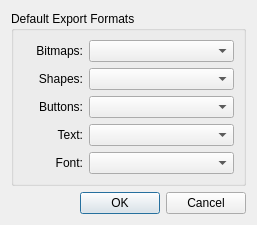
<?xml version="1.0" encoding="UTF-8"?>
<ui version="4.0">
 <class>SettingsDialog</class>
 <widget class="QDialog" name="SettingsDialog">
  <property name="geometry">
   <rect>
    <x>0</x>
    <y>0</y>
    <width>257</width>
    <height>208</height>
   </rect>
  </property>
  <property name="windowTitle">
   <string>Swiff Spy Settings</string>
  </property>
  <layout class="QVBoxLayout" name="verticalLayout">
   <item>
    <widget class="QGroupBox" name="gbDefaultExportFormats">
     <property name="title">
      <string>Default Export Formats</string>
     </property>
     <layout class="QGridLayout" name="gridLayout">
      <item row="0" column="0">
       <widget class="QLabel" name="lblBitmap">
        <property name="minimumSize">
         <size>
          <width>60</width>
          <height>0</height>
         </size>
        </property>
        <property name="text">
         <string>Bitmaps:</string>
        </property>
        <property name="alignment">
         <set>Qt::AlignRight|Qt::AlignTrailing|Qt::AlignVCenter</set>
        </property>
       </widget>
      </item>
      <item row="0" column="1">
       <widget class="QComboBox" name="cbBitmapFormat">
        <property name="sizePolicy">
         <sizepolicy hsizetype="Expanding" vsizetype="Fixed">
          <horstretch>0</horstretch>
          <verstretch>0</verstretch>
         </sizepolicy>
        </property>
       </widget>
      </item>
      <item row="1" column="0">
       <widget class="QLabel" name="lblShapes">
        <property name="minimumSize">
         <size>
          <width>60</width>
          <height>0</height>
         </size>
        </property>
        <property name="text">
         <string>Shapes:</string>
        </property>
        <property name="alignment">
         <set>Qt::AlignRight|Qt::AlignTrailing|Qt::AlignVCenter</set>
        </property>
       </widget>
      </item>
      <item row="1" column="1">
       <widget class="QComboBox" name="cbShapeFormat">
        <property name="sizePolicy">
         <sizepolicy hsizetype="Expanding" vsizetype="Fixed">
          <horstretch>0</horstretch>
          <verstretch>0</verstretch>
         </sizepolicy>
        </property>
       </widget>
      </item>
      <item row="2" column="0">
       <widget class="QLabel" name="lblButtons">
        <property name="minimumSize">
         <size>
          <width>60</width>
          <height>0</height>
         </size>
        </property>
        <property name="text">
         <string>Buttons:</string>
        </property>
        <property name="alignment">
         <set>Qt::AlignRight|Qt::AlignTrailing|Qt::AlignVCenter</set>
        </property>
       </widget>
      </item>
      <item row="2" column="1">
       <widget class="QComboBox" name="cbButtonFormat">
        <property name="sizePolicy">
         <sizepolicy hsizetype="Expanding" vsizetype="Fixed">
          <horstretch>0</horstretch>
          <verstretch>0</verstretch>
         </sizepolicy>
        </property>
       </widget>
      </item>
      <item row="3" column="0">
       <widget class="QLabel" name="lblText">
        <property name="minimumSize">
         <size>
          <width>60</width>
          <height>0</height>
         </size>
        </property>
        <property name="text">
         <string>Text:</string>
        </property>
        <property name="alignment">
         <set>Qt::AlignRight|Qt::AlignTrailing|Qt::AlignVCenter</set>
        </property>
       </widget>
      </item>
      <item row="3" column="1">
       <widget class="QComboBox" name="cbTextFormat">
        <property name="sizePolicy">
         <sizepolicy hsizetype="Expanding" vsizetype="Fixed">
          <horstretch>0</horstretch>
          <verstretch>0</verstretch>
         </sizepolicy>
        </property>
       </widget>
      </item>
      <item row="4" column="0">
       <widget class="QLabel" name="lblFont">
        <property name="minimumSize">
         <size>
          <width>60</width>
          <height>0</height>
         </size>
        </property>
        <property name="text">
         <string>Font:</string>
        </property>
        <property name="alignment">
         <set>Qt::AlignRight|Qt::AlignTrailing|Qt::AlignVCenter</set>
        </property>
       </widget>
      </item>
      <item row="4" column="1">
       <widget class="QComboBox" name="cbFontFormat">
        <property name="sizePolicy">
         <sizepolicy hsizetype="Expanding" vsizetype="Fixed">
          <horstretch>0</horstretch>
          <verstretch>0</verstretch>
         </sizepolicy>
        </property>
       </widget>
      </item>
      <item row="5" column="1">
       <spacer name="verticalSpacer">
        <property name="orientation">
         <enum>Qt::Vertical</enum>
        </property>
        <property name="sizeHint" stdset="0">
         <size>
          <width>20</width>
          <height>40</height>
         </size>
        </property>
       </spacer>
      </item>
     </layout>
    </widget>
   </item>
   <item>
    <widget class="QDialogButtonBox" name="buttonBox">
     <property name="orientation">
      <enum>Qt::Horizontal</enum>
     </property>
     <property name="standardButtons">
      <set>QDialogButtonBox::Cancel|QDialogButtonBox::Ok</set>
     </property>
    </widget>
   </item>
  </layout>
 </widget>
 <resources/>
 <connections>
  <connection>
   <sender>buttonBox</sender>
   <signal>accepted()</signal>
   <receiver>SettingsDialog</receiver>
   <slot>accept()</slot>
   <hints>
    <hint type="sourcelabel">
     <x>248</x>
     <y>254</y>
    </hint>
    <hint type="destinationlabel">
     <x>157</x>
     <y>274</y>
    </hint>
   </hints>
  </connection>
  <connection>
   <sender>buttonBox</sender>
   <signal>rejected()</signal>
   <receiver>SettingsDialog</receiver>
   <slot>reject()</slot>
   <hints>
    <hint type="sourcelabel">
     <x>316</x>
     <y>260</y>
    </hint>
    <hint type="destinationlabel">
     <x>286</x>
     <y>274</y>
    </hint>
   </hints>
  </connection>
 </connections>
</ui>
